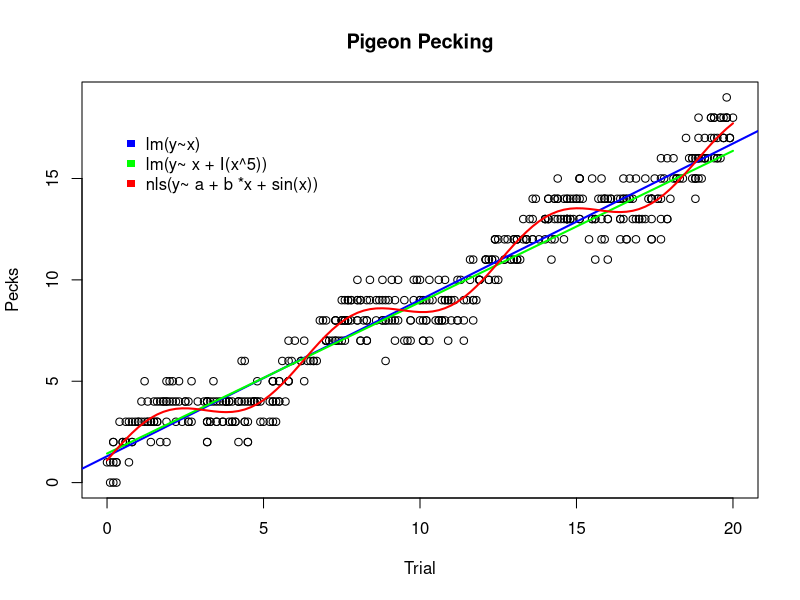
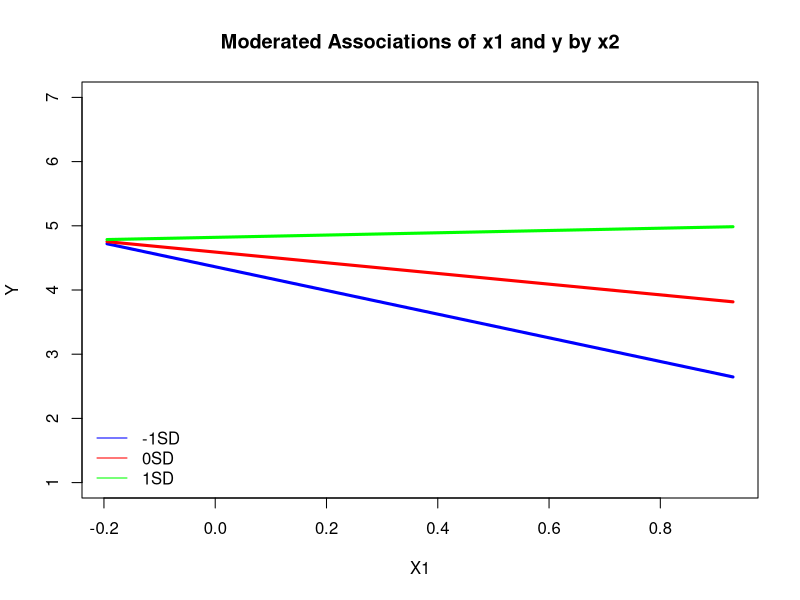
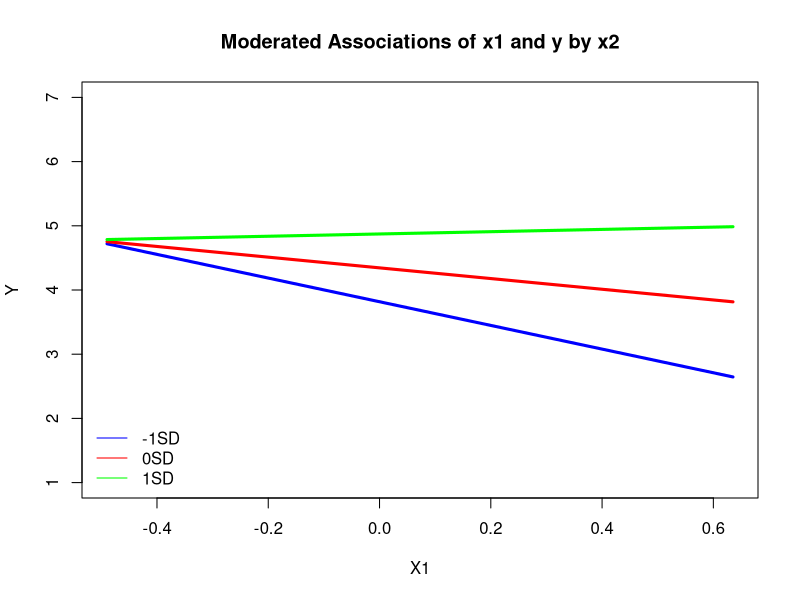

Source code (R) for these figures, in order:
# Walter Reilly
# 3.19.17
# 204b final

#3
library(tidyverse)
# 3 load dat data 
d = read.csv("pigeon.csv")

#3a have a looksies 
plot(d$trial,d$pecks, xlab = "Trial", ylab = "Pecks", main = "Pigeon Pecking")

#3b
m1 = lm(d$pecks ~ d$trial)
summary(m1)


#add line to plot
abline(lm(formula = pecks ~ trial, data = d), col = "blue", lwd = 2)

# use quadratic
m2 = lm(pecks ~ trial + I(trial^5), data = d)
summary(m2)

# add line
c = coef(m2)
 curve(c[1] + c[2]*x + c[3]*(x^3), add = TRUE, lty = 1, col = "green",lwd = 2)


library(nlme)
#sine model
m3 = nls(pecks ~ a + b*(trial) +  sin(trial), start = list(a = 0, b = 0), data = d)
summary(m3)


c = coef(m3)
curve(c[1] + c[2]*x + sin(x), add = TRUE, lty = 1, col = "red", lwd = 2)

#add legend
legend("topleft", bty = "n", legend = c("lm(y~x) ", "lm(y~ x + I(x^5)) ", "nls(y~ a + b *x + sin(x)) "), col = c("blue","green","red"), pch = 15, inset = c(0.05, 0.1))


#compare 
AIC(m1);BIC(m1);
AIC(m2);BIC(m2);
AIC(m3);BIC(m3);

#4
d = read.csv("moderationFinalExam.csv")

#4a 
m.int = lm(y  ~ x1 * x2, data = d)
summary(m.int)
c = coef(m.int)
c

#4b  plot moderation of x2 on x1 and y
n2sd <- -1*sd(d$x2)+mean(d$x2)
p2sd <- 1*sd(d$x2)+mean(d$x2)
csd <- mean(d$x2)
n2sd;csd;p2sd

coef(m.int)
d$hn2 <- coef(m.int)[1] + coef(m.int)[3]*n2sd +
  coef(m.int)[2]*d$x1 + coef(m.int)[4]*n2sd*d$x1
d$hcsd <- coef(m.int)[1] + coef(m.int)[3]*csd +
  coef(m.int)[2]*d$x1 + coef(m.int)[4]*csd*d$x1
d$hp2 <- coef(m.int)[1] + coef(m.int)[3]*p2sd +
  coef(m.int)[2]*d$x1 + coef(m.int)[4]*p2sd*d$x1


d <- d[order(d$x1),]

plot(d$x1,d$y,
     type = "n",
     main = "Moderated Associations of x1 and y by x2",
     ylab = "Y",
     xlab = "X1")
lines(d$x1,d$hn2, lwd = 3, col = "blue")
lines(d$x1,d$hcsd, lwd = 3, col = "red")
lines(d$x1,d$hp2, lwd = 3, col = "green")

legend("bottomleft",bty = "n", lty = c(1,1,1),col = c("blue","red","green"),
       legend = c("-1SD","0SD","1SD"))

#4c mean center predictors 
d$x1 = d$x1 - mean(d$x1)
d$x2 = d$x2 - mean(d$x2)

m.int2 = lm(y  ~ x1 * x2, data = d)
summary(m.int2)
c = coef(m.int2)

# plot moderation again after mean centering
n2sd <- -1*sd(d$x2)+mean(d$x2)
p2sd <- 1*sd(d$x2)+mean(d$x2)
csd <- mean(d$x2)
n2sd;csd;p2sd

coef(m.int2)
d$hn2 <- coef(m.int2)[1] + coef(m.int2)[3]*n2sd +
  coef(m.int2)[2]*d$x1 + coef(m.int2)[4]*n2sd*d$x1
d$hcsd <- coef(m.int2)[1] + coef(m.int2)[3]*csd +
  coef(m.int2)[2]*d$x1 + coef(m.int2)[4]*csd*d$x1
d$hp2 <- coef(m.int2)[1] + coef(m.int2)[3]*p2sd +
  coef(m.int2)[2]*d$x1 + coef(m.int2)[4]*p2sd*d$x1


d <- d[order(d$x1),]

plot(d$x1,d$y,
     type = "n",
     main = "Moderated Associations of x1 and y by x2",
     ylab = "Y",
     xlab = "X1")
lines(d$x1,d$hn2, lwd = 3, col = "blue")
lines(d$x1,d$hcsd, lwd = 3, col = "red")
lines(d$x1,d$hp2, lwd = 3, col = "green")

legend("bottomleft",bty = "n", lty = c(1,1,1),col = c("blue","red","green"),
       legend = c("-1SD","0SD","1SD"))
